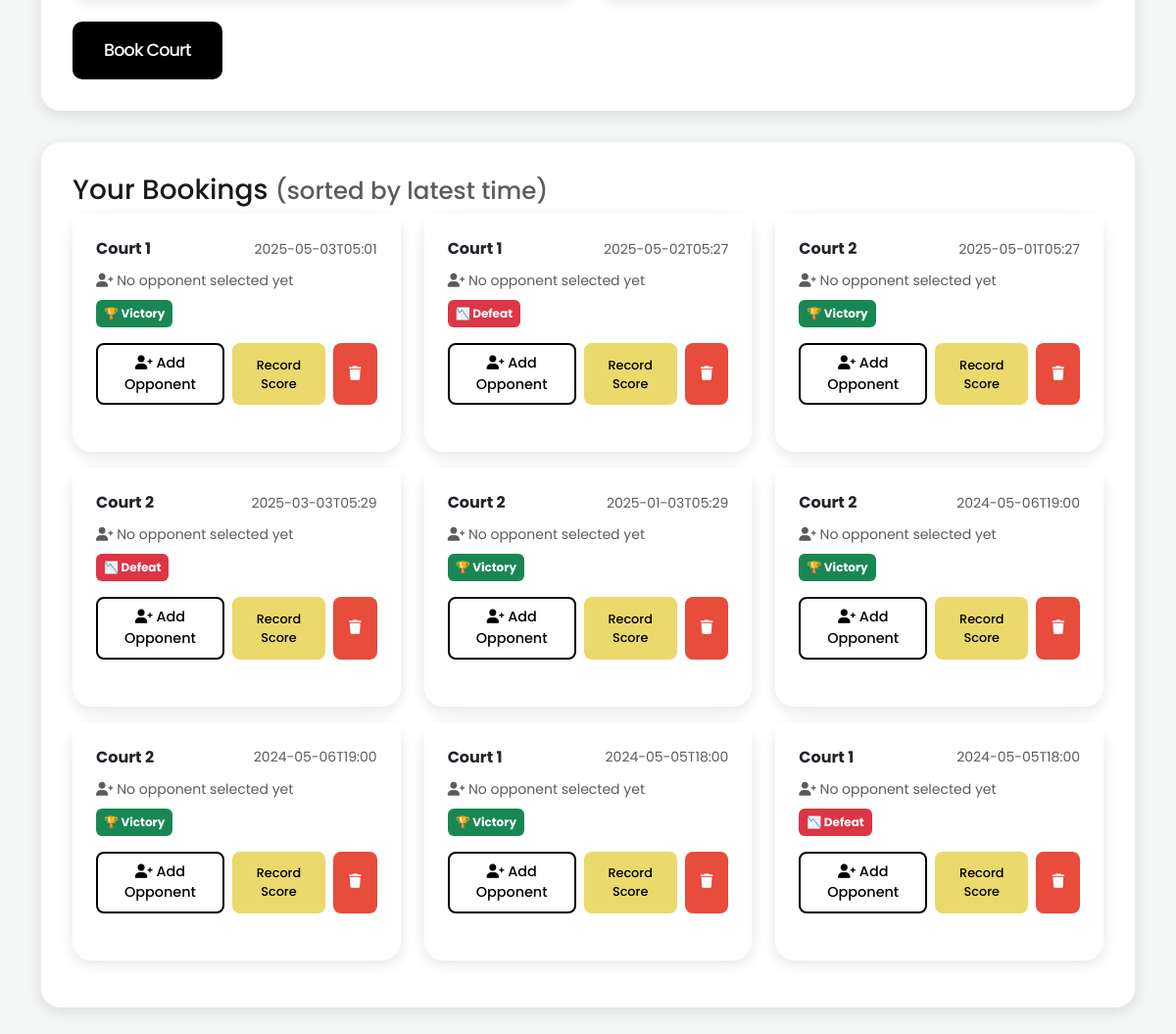
The app's page /book-courts (lower part), older data.
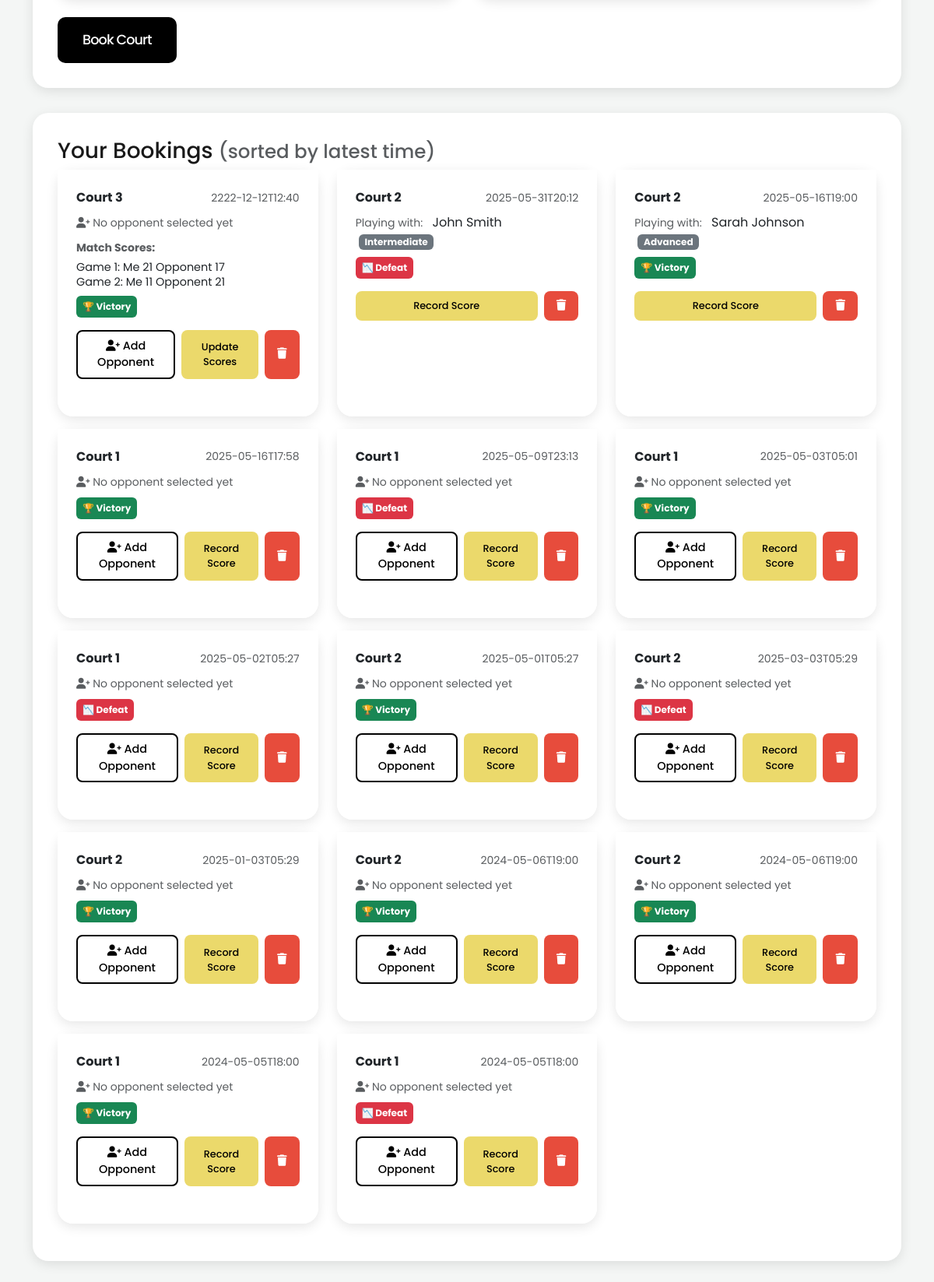
The same page, newer data.
### tables this page shows
CREATE TABLE bookings (
                id INTEGER PRIMARY KEY AUTOINCREMENT,
                court TEXT NOT NULL,
                time TEXT NOT NULL,
                result TEXT DEFAULT ''
            , matched_player TEXT, matched_player_level TEXT, user_id INTEGER REFERENCES users(id), scores TEXT);

### app.py (the view, shortened to what this page needs)
@app.route('/book-courts', methods=['GET', 'POST'])
def book_courts():
    db = get_db()
    now = datetime.now().strftime("%Y-%m-%dT%H:%M")
    bookings = db.execute('SELECT * FROM bookings ORDER BY datetime(time) DESC').fetchall()
    return render_template('book_courts.html', bookings=bookings, now=now)

### app.py (called while the page is built)
def get_db():
    db = getattr(g, '_database', None)
    if db is None:
        db = g._database = sqlite3.connect(DATABASE)
        db.row_factory = sqlite3.Row  # 让结果支持 dict-like 访问
    return db

@app.teardown_appcontext
def close_connection(exception):
    db = getattr(g, '_database', None)
    if db:
        db.close()

@app.before_request
def load_logged_in_user():
    user_id = session.get('user_id')
    if user_id is None:
        g.user = None
    else:
        g.user = get_db().execute(
            'SELECT * FROM users WHERE id = ?', (user_id,)
        ).fetchone()

### templates/book_courts.html (shortened to what this page needs)
<!DOCTYPE html>
<html lang="en">
<head>
    <link href="https://cdn.jsdelivr.net/npm/bootstrap@5.3.0/dist/css/bootstrap.min.css" rel="stylesheet">
    <link href="https://cdn.jsdelivr.net/npm/flatpickr/dist/flatpickr.min.css" rel="stylesheet"/>
    <link rel="stylesheet" href="https://cdnjs.cloudflare.com/ajax/libs/font-awesome/6.0.0/css/all.min.css">
</head>
<body>
    <div class="container mt-4">
        <div class="row">
            <div class="col-lg-12">
                <div class="booking-container">
                    <form method="POST">
                        <button type="submit" class="btn btn-primary">Book Court</button>
                    </form>
                </div>
                <div class="booking-container">
                    <h3>Your Bookings <small class="text-muted">(sorted by latest time)</small></h3>
                    <div class="row">
                        {% for booking in bookings %}
                            <div class="col-md-6 col-lg-4 mb-3">
                                <div class="card h-100">
                                    <div class="card-body">
                                        <div class="d-flex justify-content-between align-items-center mb-2">
                                            <strong>{{ booking.court }}</strong>
                                            <span class="text-muted small">{{ booking.time }}</span>
                                        </div>
                                        {% if booking.matched_player %}
                                        <div class="matched-player-info mb-2">
                                            <small class="text-muted">Playing with:</small>
                                            <span class="ms-2">{{ booking.matched_player }}</span>
                                            {% if booking.matched_player_level %}
                                                <span class="badge bg-secondary ms-1">{{ booking.matched_player_level }}</span>
                                            {% endif %}
                                        </div>
                                        {% else %}
                                        <div class="mb-2">
                                            <small class="text-muted">
                                                <i class="fas fa-user-plus"></i> No opponent selected yet
                                            </small>
                                        </div>
                                        {% endif %}
                                        {% if booking.scores %}
                                        <div class="mb-2">
                                            <small class="text-muted"><strong>Match Scores:</strong></small>
                                            <div class="scores-display mt-1" style="font-size: 0.9rem; line-height: 1.3;">
                                                {{ booking.scores | safe }}
                                            </div>
                                        </div>
                                        {% endif %}
                                        <div class="d-flex justify-content-between align-items-center mb-3">
                                            <span class="badge {% if booking.result == 'win' %}bg-success{% elif booking.result == 'loss' %}bg-danger{% else %}bg-secondary{% endif %} p-2">
                                                {% if booking.result == 'win' %}
                                                    🏆 Victory
                                                {% elif booking.result == 'loss' %}
                                                    📉 Defeat
                                                {% else %}
                                                    ⏳ Pending
                                                {% endif %}
                                            </span>
                                        </div>
                                        <div class="d-flex justify-content-between gap-2">
                                            {% if not booking.matched_player %}
                                            <button class="btn btn-outline-primary btn-sm flex-fill" onclick="openOpponentModal('{{ booking.id }}')">
                                                <i class="fas fa-user-plus"></i> Add Opponent
                                            </button>
                                            {% endif %}
                                            <button class="btn btn-info btn-sm btn-score flex-fill" onclick="openScoreModal('{{ booking.id }}')">
                                                {% if booking.scores %}Update Scores{% else %}Record Score{% endif %}
                                            </button>
                                            <button class="btn btn-danger btn-sm" onclick="confirmDelete('{{ booking.id }}', '{{ booking.court }}', '{{ booking.time }}')" title="Delete Booking">
                                                <i class="fas fa-trash"></i>
                                            </button>
                                        </div>
                                    </div>
                                </div>
                            </div>
                        {% else %}
                            <div class="col-12">
                                <p class="text-muted">No bookings yet.</p>
                            </div>
                        {% endfor %}
                    </div>
                </div>
            </div>
        </div>
    </div>
</body>
</html>

### templates/book_courts.html (style rules this page uses)
:root { --primary-color: #EBD96B; --secondary-color: #000000; --light-bg: #FFFFFF; --dark-text: #191919; --gray-text: #7F7F7F; --light-gray: #F4F6F5; }
body { font-family: 'Poppins', sans-serif; background-color: var(--light-gray); color: var(--dark-text); }
.booking-container { background: var(--light-bg); padding: 2rem; border-radius: 20px; box-shadow: 0 4px 15px rgba(0,0,0,0.1); margin-bottom: 2rem; }
.btn-primary { background-color: var(--secondary-color); border: none; padding: 1rem 2rem; border-radius: 10px; font-weight: 500; font-size: 1.1rem; letter-spacing: -0.05em; color: var(--light-bg); }
.btn-danger { background-color: #e74c3c; border: none; padding: 0.75rem 1.25rem; border-radius: 10px; font-weight: 500; font-size: 0.95rem; color: var(--light-bg); }
.btn-info { background-color: var(--primary-color); border: none; padding: 0.75rem 1.25rem; border-radius: 10px; font-weight: 500; font-size: 0.95rem; color: var(--secondary-color); }
.btn-outline-primary { color: var(--secondary-color); border-color: var(--secondary-color); border-width: 2px; padding: 0.75rem 1.25rem; border-radius: 10px; font-weight: 500; font-size: 0.95rem; }
.btn-sm { padding: 0.5rem 1rem; font-size: 0.9rem; border-radius: 8px; }
.btn-score { font-size: 0.8rem; }
.card { border: none; border-radius: 20px; box-shadow: 0 4px 15px rgba(0,0,0,0.1); margin-bottom: 1.5rem; }
.card-body { padding: 1.5rem; background-color: var(--light-bg); border-radius: 0 0 20px 20px; }

Row changes from the older to the newer data that the page shows:
added bookings: court "Court 3", time "2222-12-12T12:40", shows "No opponent selected yet", scores "Game 1: Me 21 Opponent 17 Game 2: Me 11 Opponent 21", result "🏆 Victory", shows "Update Scores"
added bookings: court "Court 2", time "2025-05-31T20:12", matched_player "John Smith", matched_player_level "Intermediate", result "📉 Defeat", shows "Record Score"
added bookings: court "Court 2", time "2025-05-16T19:00", matched_player "Sarah Johnson", matched_player_level "Advanced", result "🏆 Victory", shows "Record Score"
added bookings: court "Court 1", time "2025-05-16T17:58", shows "No opponent selected yet", result "🏆 Victory", shows "Record Score"
added bookings: court "Court 1", time "2025-05-09T23:13", shows "No opponent selected yet", result "📉 Defeat", shows "Record Score"
